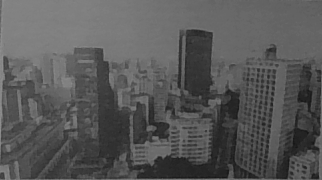
//> input picture images/2.png, 322 x 180 px
$ ./video_object_detect   (built with g++ and OpenCV 4)
//> lines starting //> are read from the running program, lines starting //| are printed output that depends on the picture
#include "opencv2/opencv.hpp"
#include <iostream>

using namespace std;
using namespace cv;

int main(){

  // image of model
  Mat img_object = imread( String("/home/aero/Desktop/cam_ws/src/Tracker/images/2.png"), IMREAD_GRAYSCALE );
//> img_object is the input picture: 180 rows x 322 cols, CV_8UC1; min 21, max 145, mean 87.6
  if( !img_object.data)
  { cout<< " --(!) Error reading model image " << endl; return -1; }
  Mat img_scene;

  // Initialize orb detector and extract descriptors for the model image
  int nfeatures = 1000;
  Ptr<ORB> detector = ORB::create( );
  std::vector<KeyPoint> keypoints_object, keypoints_scene;
  Mat descriptors_object, descriptors_scene;
  detector->detectAndCompute( img_object, Mat(), keypoints_object, descriptors_object );
//> keypoints_object = 342 keypoints; strongest (x, y, size): (153, 138, 31), (211, 33, 31), (149, 126, 37.2), (157, 137, 31)
  detector = ORB::create(1000);

  // instantiate matcher
  FlannBasedMatcher matcher = FlannBasedMatcher(makePtr<flann::LshIndexParams>(12, 20, 2));
  std::vector<std::vector<cv::DMatch>> matches;

  // to calculate good matches
  double max_dist = 0; double min_dist = 100;

  // for storing good matches
  std::vector< DMatch > good_matches;

  //for displaying matches
  namedWindow("Good Matches & Object detection", WINDOW_NORMAL);


  // Create a VideoCapture object and open the input file
  // If the input is the web camera, pass 0 instead of the video file name
  VideoCapture cap(0);

  // Check if camera opened successfully
  if(!cap.isOpened()){
    cout << "Error opening video stream or file" << endl;
    return -1;
  }

  while(1){

    // clear vectors
    keypoints_scene.clear();
    matches.clear();
    max_dist = 0; min_dist = 100;
    good_matches.clear();

    Mat frame;
    // Capture frame-by-frame
    cap >> frame;

    // If the frame is empty, break immediately
    if (frame.empty())
      break;

    // convert go grayscale
    if(frame.channels() == 3)
    {
      cvtColor(frame, frame, COLOR_BGR2GRAY);
    }

    img_scene = frame;

    //-- Step 1: Detect the keypoints and extract descriptors
    detector->detectAndCompute( img_scene, Mat(), keypoints_scene, descriptors_scene );
//> keypoints_scene = 512 keypoints; strongest (x, y, size): (153, 138, 31), (211, 33, 31), (149, 126, 37.2), (157, 137, 31)

    //-- Step 2: Matching descriptor vectors using FLANN matcher
    matcher.knnMatch( descriptors_object, descriptors_scene, matches,2 );
//> matches = 342 matches

    //-- Quick calculation of max and min distances between keypoints
    for( int i = 0; i < matches.size(); i++ )
    {
      if(matches[i].size()>=1)
      {
        double dist = matches[i][0].distance;
        if( dist < min_dist ) min_dist = dist;
        if( dist > max_dist ) max_dist = dist;
      }
    }
//> this loop made 342 passes
//> min_dist on pass 1: 0
//> after the loop, min_dist = 0; max_dist = 0
    // printf("-- Max dist : %f \n", max_dist );
    // printf("-- Min dist : %f \n", min_dist );

    //-- Draw only "good" matches (i.e. whose distance is less than 3*min_dist )
    for( int i = 0; i < matches.size(); i++ )
    {
      if( matches[i].size()>=2 && matches[i][0].distance <= 3*min_dist && matches[i][0].distance < matches[i][1].distance * 0.7)
      { good_matches.push_back( matches[i][0]); }
    }
//> after the loop, good_matches = 340 matches
    Mat img_matches;
    drawMatches( img_object, keypoints_object, img_scene, keypoints_scene,
                 good_matches, img_matches, Scalar::all(-1), Scalar::all(-1),
                 std::vector<char>(), DrawMatchesFlags::NOT_DRAW_SINGLE_POINTS );
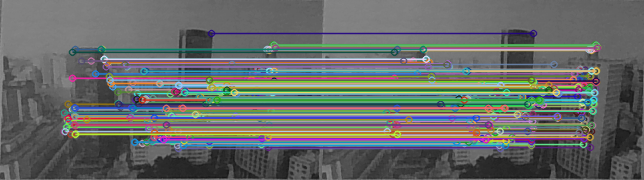
//> img_matches: 180 rows x 644 cols, CV_8UC3; mean B, G, R 104.2, 106.2, 102.6


    if(good_matches.size() > 10)
    {
      //-- Localize the object
      std::vector<Point2f> obj;
      std::vector<Point2f> scene;
      for( size_t i = 0; i < good_matches.size(); i++ )
      {
        //-- Get the keypoints from the good matches
        obj.push_back( keypoints_object[ good_matches[i].queryIdx ].pt );
        scene.push_back( keypoints_scene[ good_matches[i].trainIdx ].pt );
      }
//> after the loop, obj = 340 Points (x, y), first 12: [178, 148], [166, 109], [211, 33], [268, 147], [154, 141], [102, 49], [160, 138], [150, 124], [261, 144], [209, 143], [142, 143], [181, 112]; scene has the same summary as obj
      Mat H = findHomography( obj, scene, RANSAC );
//> H = [[1, -5.29e-16, -7.37e-14], [1.9e-16, 1, -7.37e-14], [1.92e-18, -2.75e-18, 1]]

      //-- Get the corners from the image_1 ( the object to be "detected" )
      std::vector<Point2f> obj_corners(4);
      obj_corners[0] = cvPoint(0,0); obj_corners[1] = cvPoint( img_object.cols, 0 );
      obj_corners[2] = cvPoint( img_object.cols, img_object.rows ); obj_corners[3] = cvPoint( 0, img_object.rows );
      std::vector<Point2f> scene_corners(4);

      if (! H.empty())
      {
        perspectiveTransform( obj_corners, scene_corners, H);
//> scene_corners = 4 Points (x, y): [0, 0], [322, 0], [322, 180], [0, 180]

        //-- Draw lines between the corners (the mapped object in the scene - image_2 )
        line( img_matches, scene_corners[0] + Point2f( img_object.cols, 0), scene_corners[1] + Point2f( img_object.cols, 0), Scalar(0, 255, 0), 4 );
        line( img_matches, scene_corners[1] + Point2f( img_object.cols, 0), scene_corners[2] + Point2f( img_object.cols, 0), Scalar( 0, 255, 0), 4 );
        line( img_matches, scene_corners[2] + Point2f( img_object.cols, 0), scene_corners[3] + Point2f( img_object.cols, 0), Scalar( 0, 255, 0), 4 );
        line( img_matches, scene_corners[3] + Point2f( img_object.cols, 0), scene_corners[0] + Point2f( img_object.cols, 0), Scalar( 0, 255, 0), 4 );
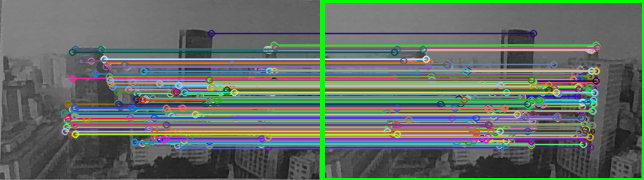
//> img_matches: 180 rows x 644 cols, CV_8UC3; mean B, G, R 101.6, 109.8, 100
      }

    }
    else{
      printf("No enough matches: %ld\n", good_matches.size());
    }

    //-- Show detected matches
    imshow( "Good Matches & Object detection", img_matches );

    // Press  ESC on keyboard to exit
    char c=(char)waitKey(25);
//> the Esc key is pressed
    if(c==27)
      break;
  }

  // When everything done, release the video capture object
  cap.release();

  // Closes all the frames
  destroyAllWindows();

  return 0;
}

$ run again, on images/10.png
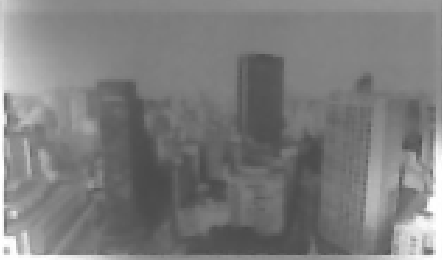
//> input picture images/10.png, 442 x 260 px, given in place of 2.png, which was not available
//> img_object is the input picture: 260 rows x 442 cols, CV_8UC1; min 73, max 255, mean 124.8
//> keypoints_object = 19 keypoints; strongest (x, y, size): (396, 225, 31), (394, 227, 31), (402, 182, 31), (402, 146, 37.2)
//> keypoints_scene has the same summary as keypoints_object
//> matches = 19 matches
//> the loop `for( int i = 0; i < matches.size(); i++ )` made 19 passes
//> min_dist on pass 1: 0
//> after the loop `for( int i = 0; i < matches.size(); i++ )`: min_dist = 0
//> the loop `for( int i = 0; i < matches.size(); i++ )` made 19 passes
//> `drawMatches( img_object, keypoints_object, img_scene, keypoints_scene,..`:
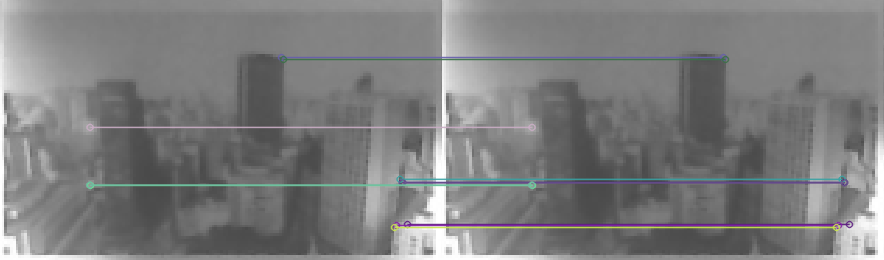
//> img_matches: 260 rows x 884 cols, CV_8UC3; mean B, G, R 125.3, 124.9, 124.6
//> the loop `for( size_t i = 0; i < good_matches.size(); i++ )` made 11 passes
//> H = [[1, 2.79e-15, -7.11e-13], [2.47e-15, 1, -7.11e-13], [1.38e-17, 1.68e-18, 1]]
//> scene_corners = 4 Points (x, y): [0, 0], [442, 0], [442, 260], [0, 260]
//> `line( img_matches, scene_corners[3] + Point2f( img_object.cols, 0), sc..`:
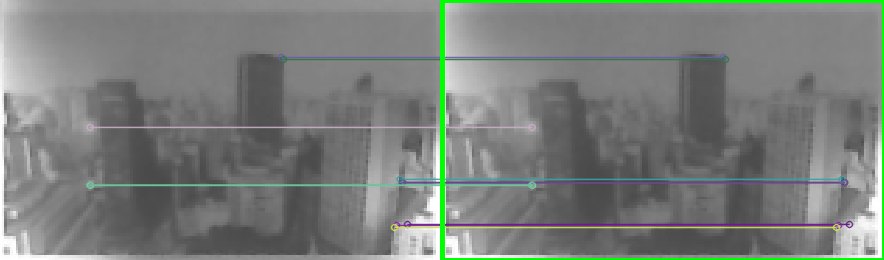
//> img_matches: 260 rows x 884 cols, CV_8UC3; mean B, G, R 122.1, 126.1, 121.4

$ run again, on images/12.png
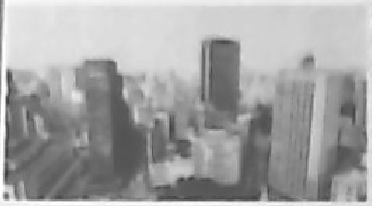
//> input picture images/12.png, 372 x 206 px, given in place of 2.png, which was not available
//> img_object is the input picture: 206 rows x 372 cols, CV_8UC1; min 61, max 255, mean 163.1
//> keypoints_object = 322 keypoints; strongest (x, y, size): (112, 62, 53.6), (114, 62, 37.2), (114, 65, 37.2), (111, 62, 44.6)
//> keypoints_scene has the same summary as keypoints_object
//> matches = 322 matches
//> the loop `for( int i = 0; i < matches.size(); i++ )` made 322 passes
//> min_dist on pass 1: 0
//> after the loop `for( int i = 0; i < matches.size(); i++ )`: min_dist = 0
//> after the loop `for( int i = 0; i < matches.size(); i++ )`: good_matches = 322 matches
//> `drawMatches( img_object, keypoints_object, img_scene, keypoints_scene,..`:
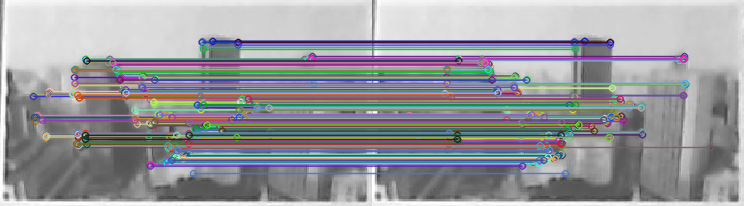
//> img_matches: 206 rows x 744 cols, CV_8UC3; mean B, G, R 156.8, 152.4, 151.7
//> after the loop `for( size_t i = 0; i < good_matches.size(); i++ )`: obj = 322 Points (x, y), first 12: [202, 41], [212, 41], [238, 42], [312, 56], [312, 58], [87, 59], [110, 59], [304, 59], [312, 60], [87, 61], [112, 61], [108, 62]; scene has the same summary as obj
//> H = [[1, -3.46e-15, 1.79e-13], [1.31e-16, 1, 1.01e-13], [1.79e-18, -1.94e-17, 1]]
//> scene_corners = 4 Points (x, y): [0, 0], [372, 0], [372, 206], [0, 206]
//> `line( img_matches, scene_corners[3] + Point2f( img_object.cols, 0), sc..`:
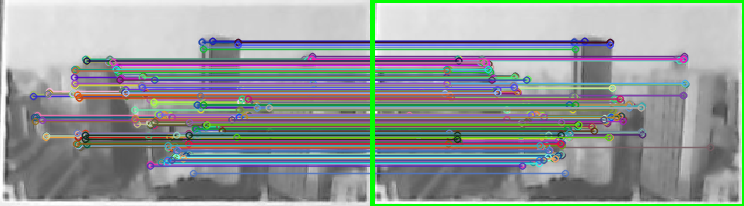
//> img_matches: 206 rows x 744 cols, CV_8UC3; mean B, G, R 152.2, 153.4, 147.3
